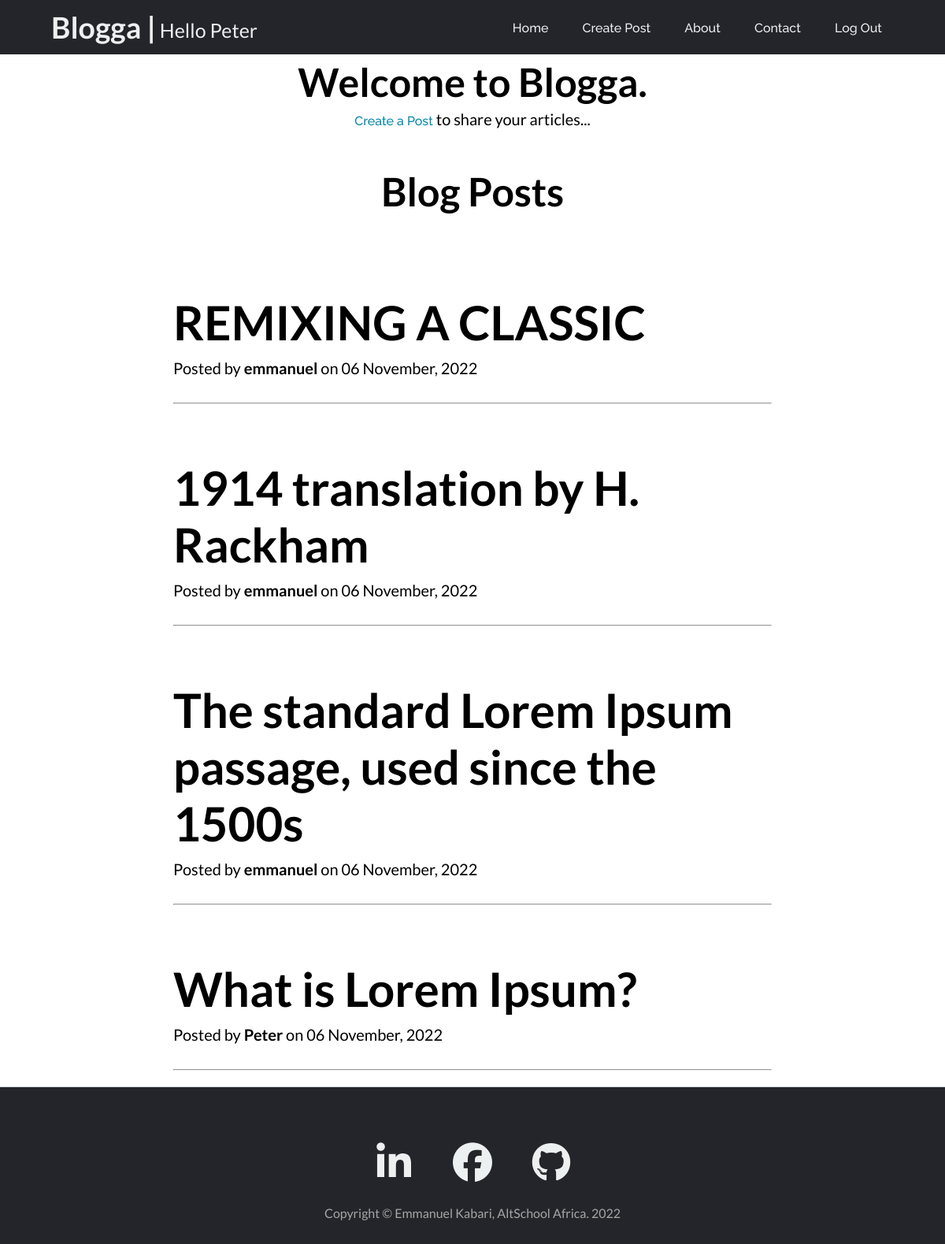
The app's page /blogposts (signed in) with its own data.
### app.py (models this page shows, shortened)
class User(db.Model, UserMixin):
    __tablename__ = 'users'
    id = db.Column(db.Integer(), primary_key=True)
    firstname = db.Column(db.String(), nullable=False, unique=False)
    lastname = db.Column(db.String(), nullable=False, unique=False)
    username = db.Column(db.String(50), nullable=False, unique=True)
    email = db.Column(db.String(60), nullable=False, unique=True)
    password_hash = db.Column(db.Text(), nullable=False)
    posts = db.relationship('BlogPost', backref='owner')

class BlogPost(db.Model):
    __tablename__ = 'blog_post'
    id = db.Column(db.Integer(), primary_key=True)
    caption = db.Column(db.String(), nullable=False)
    content = db.Column(db.String(), nullable=False)
    owner_id = db.Column(db.Integer(), db.ForeignKey(
        'users.id'), nullable=False)
    date_created = db.Column(db.DateTime(), default=datetime.utcnow)

### app.py (the view)
@app.route('/')
@app.route('/blogposts')
def home():
    posts = BlogPost.query.order_by(desc(BlogPost.date_created))
    return render_template('index.html', posts=posts)

### app.py (called while the page is built)
@login_manager.user_loader
def user_loader(id):
    return User.query.get(int(id))

### templates/index.html (shortened to what this page needs)
{% extends 'base.html' %}
{% block content %}
{% if current_user.is_authenticated %}
    <section class="no-post">
        <div class="no-post-title">
            <h1>Welcome to Blogga.</h1>
            <p><a href="{{ url_for('create_post') }}">Create a Post</a> to share your articles... </p>
        </div>
    </section>
    <section class="blog-head-container">
        <div class="blog-head-title">
            <h1>Blog Posts</h1>
        </div>
    </section>
    {% for post in posts %}
    <section class="blog-container">
        <div>
            <div class="post-preview">
                <a class="link" href="{{url_for('view_post', id=post.id)}}">
                    <h1 class="post-title">{{post.caption}}</h1>
                </a>
                <p class="post-meta">
                    Posted by
                    <strong>{{ post.owner.username }}</strong>
                    on {{post.date_created.strftime('%d %B, %Y')}}
                </p>
            </div>
            <hr class="my-4" />
        </div>
    </section>
    {% endfor %}
{% endif %}
{% endblock %}

### templates/base.html (shortened to what this page needs)
<!DOCTYPE html>
<html lang="en">
<head>
    <link rel="stylesheet" href="{{url_for('static', filename='css/style.css')}}">
</head>
<body>
    <header>
        {% if current_user.is_authenticated %}
            <a class="logo" href="{{url_for('home')}}">
                <h2>Blogga &#124;</h2>
                <p>Hello {{current_user.username}}</p>
            </a>
        {% else %}
            <a class="logo" href="{{url_for('home')}}">
                <h2>Blogga &#124;</h2>
            </a>
        {% endif %}
        <nav>
            <ul class="nav_links">
                {% if current_user.is_authenticated %}
                <li><a href="{{ url_for('home') }}">Home</a></li>
                <li><a href="{{ url_for('create_post') }}">Create Post</a></li>
                <li><a href="{{ url_for('about') }}">About</a></li>
                <li><a href="{{ url_for('contact') }}">Contact</a></li>
                <li><a href="{{ url_for('logout') }}">Log Out</a></li>
                {% else %}
                <li><a href="{{ url_for('home') }}">Home</a></li>
                <li><a href="{{ url_for('about') }}">About</a></li>
                <li><a href="{{ url_for('contact') }}">Contact</a></li>
                <li><a href="{{ url_for('register') }}">Sign Up</a></li>
                <li><a href="{{ url_for('login') }}">Login</a></li>
                {% endif %}
            </ul>
        </nav>
    </header>
    <main>
        {% block content %}
        {% endblock %}
    </main>
    <footer class="footer-border-top">
        <div class="footer-container">
            <div class="row footer-row">
                <div class="col-md-10 col-lg-8 col-xl-7">
                    <ul class="footer-list-inline">
                        <li class="footer-list-inline-item">
                            <a href="https://www.linkedin.com/in/kabari-emmanuel/" target="_blank">
                                <span class="fa-stack fa-lg">
                                    <i class="fab fa-linkedin-in"></i>
                                </span>
                            </a>
                        </li>
                        <li class="footer-list-inline-item">
                            <a href="https://www.facebook.com/emmanuel.kabari.56/" target="_blank">
                                <span class="fa-stack fa-lg">
                                    <i class="fab fa-facebook"></i>
                                </span>
                            </a>
                        </li>
                        <li class="footer-list-inline-item">
                            <a href="https://github.com/Kabari" target="_blank">
                                <span class="fa-stack fa-lg">
                                    <i class="fab fa-github"></i>
                                </span>
                            </a>
                        </li>
                    </ul>
                    <div class="small">Copyright &copy; Emmanuel Kabari, AltSchool Africa. 2022</div>
                </div>
            </div>
        </div>
    </footer>
</body>
</html>

### static/css/style.css (style rules this page uses)
* { margin: 0; padding: 0; box-sizing: border-box; font-family: 'Lato'; }
li, a { font-family: 'Raleway', sans-serif; font-weight: 500; font-size: 16px; color: #edf0f1; text-decoration: none; }
header { display: flex; justify-content: space-between; align-items: center; padding: 5px 5%; background-color: #24252A; }
.logo { display: flex; padding: 7px 5px; text-align: center; font-size: 25px; cursor: pointer; }
.logo p { display: flex; width: 250px; padding: 7px 5px 0px 5px; align-items: center; }
.nav_links { list-style: none; }
.nav_links li { display: inline-block; padding: 0px 20px; }
.nav_links li a { transition: all 0.3s ease; }
.row { display: flex; margin-bottom: 10px; flex-wrap: wrap; }
.no-post { display: flex; width: 1000px; margin: auto; }
.no-post-title { margin: auto; text-align: center; }
.no-post-title h1 { margin: 5px auto; font-size: 50px; }
.no-post-title a { color: #0088a9; }
.no-post-title p { font-size: 20px; }
.blog-head-container { display: flex; width: 800px; margin: 50px auto; }
.blog-head-title { margin: auto; display: flex; }
.blog-head-title h1 { font-size: 50px; }
.link { color: black; }
.blog-container { display: block; margin: auto; padding: 20px; width: 800px; max-width: 100%; word-wrap: break-word; }
.post-preview { margin: auto; }
.post-title { margin: 30px 0px 10px; font-weight: 700; font-size: 60px; word-wrap: break-word; }
.post-meta { margin: 0 0 32px; font-size: 20px; }
.row { display: flex; flex-wrap: wrap; }
.footer-border-top { border-top: 1px solid #ced4da; margin: auto; width: 100%; height: 200px; background: #24252A; }
.footer-row { justify-content: center; }
.footer-container { margin: 50px auto; }
.footer-list-inline { display: flex; justify-content: center; }
.footer-list-inline-item { display: flex; width: 70px; height: 80px; justify-content: center; align-items: center; list-style: none; margin: auto 15px; font-size: 50px; text-align: center; }
.small { margin: 20px auto; text-align: center; color: #a6a6a6; }
i { font-size: 50px; }

### records on screen
User: username "Peter"
BlogPost: caption "REMIXING A CLASSIC", owner.username "emmanuel", date_created "06 November, 2022"
BlogPost: caption "1914 translation by H. Rackham", owner.username "emmanuel", date_created "06 November, 2022"
BlogPost: caption "The standard Lorem Ipsum passage, used since the 1500s", owner.username "emmanuel", date_created "06 November, 2022"
BlogPost: caption "What is Lorem Ipsum?", owner.username "Peter", date_created "06 November, 2022"
